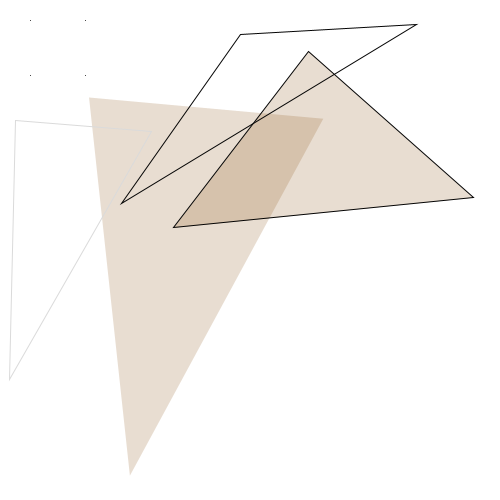
Frame 1 (no input)
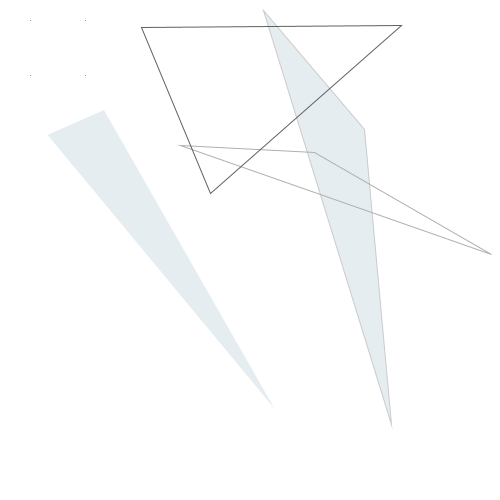
Frame 60 (the mouse pressed at the canvas centre just before this capture)
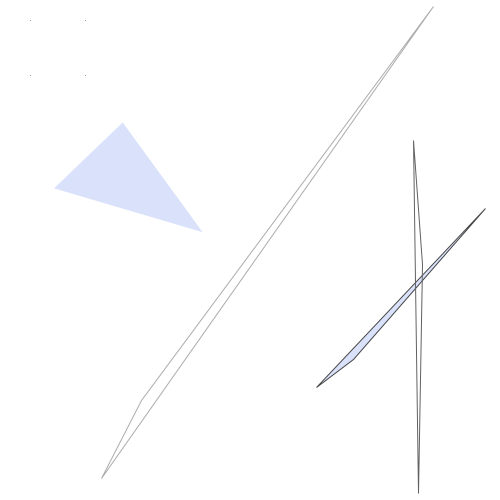
Frame 120 (the mouse held since frame 60 and released just before this capture)

The Processing sketch that drew these frames (run headless with seeded random() and noise(); from frame 60 on, the mouse is pressed at the canvas centre):

// Processing sketch: processing_37235
// ── processing_37235.pde

void setup() {
  size(500, 500);
  smooth();
  frameRate(10);
}

void draw() {
  background(255);




  beginShape(POINTS);
  vertex(30, 20);
  vertex(85, 20);
  vertex(85, 75);
  vertex(30, 75);
  endShape();
  //triangle
  float rx1, ry1, ry2, rx2, col, rx3, ry3;
  rx1 = random(width);
  rx2 = random(width);
  ry2 = random(height);
  ry1 = random(height);
  col = random(0, 255);
  rx3 = random(70, 130);
  ry3 = random(70, 130);

  noStroke();
  fill(random(0, 255), random(0, 255), random(0, 255), random(0, 255));
  triangle(rx3, ry3, rx1, ry1, rx2, ry2);


  strokeWeight (1);
  stroke (random (0, 255));
  triangle(random(width),random(height), random(width),random(height),
random(width),random(height));

  noFill ();
   strokeWeight (1);
  stroke (random (0, 255));
  triangle(random(width),random(height), random(width),random(height),
random(width),random(height));

 stroke(col);
  triangle(random(width),random(height), random(width),random(height),
random(width),random(height));
}
